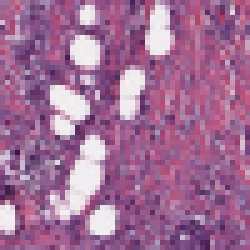
#> input picture data/0/8863_idx5_x1001_y1001_class0.png, 50 x 50 px (shown 5 times larger); its folder holds only this picture in this run
$ jupyter execute --allow-errors image_trial.ipynb   (shell and % lines are left out)
#> lines starting #> are read from the running program, lines starting #| are printed output that depends on the picture; after the words box and inside, x2 and y2 are one past the last pixel; in counts of white or black regions, pixels touching at a corner belong together; long printed decimals are rounded
# Diagnóstico por imagem com CNN (IDC)

Este notebook apresenta uma pipeline completa para classificação binária de imagens histopatológicas de carcinoma ductal invasivo (IDC):

- **Classe 0**: negativo
- **Classe 1**: positivo

## Objetivos
1. Realizar análise exploratória das imagens.
2. Preparar dados com split de treino, validação e teste.
3. Treinar um modelo de rede neural convolucional (CNN).
4. Avaliar desempenho com métricas e matriz de confusão.
5. Interpretar resultados para uso no projeto.

> **Reprodutibilidade:** após alterações, reinicie o kernel e execute o notebook de cima a baixo para alinhar textos, tabelas e figuras ao mesmo experimento (CNN com **imagens tratadas** na entrada).

## Resumo técnico do problema

### Variável alvo (target)
O target do modelo é binário e representa a presença de carcinoma ductal invasivo (IDC):
- `0`: negativo
- `1`: positivo

### Objetivo de modelagem
Construir um classificador de imagens histopatológicas que estime a probabilidade de IDC para **apoio à decisão clínica**, priorizando sensibilidade para reduzir risco de falso negativo.

### Critério clínico de interpretação
Como erros de falso negativo podem atrasar condutas importantes, além de `accuracy`, focamos em `recall`, `F1-score`, `AUC` e análise de threshold para ajustar trade-off entre sensibilidade e precisão.

### Formato da saída do modelo
A rede produz um **logit** convertido em **probabilidade** `p` no intervalo [0, 1] via sigmoide. A classe prevista depende do **limiar** (p.ex. 0,5 ou limiar otimizado na validação — ver seção 7).

### Metodologia dos dados (para o relatório acadêmico)
- **Origem:** imagens organizadas em `data/0` (negativo) e `data/1` (positivo), relativas ao projeto.
- **Split:** 70% treino, 15% validação, 15% teste, com **estratificação** para preservar a proporção de classes em cada parte.
- **Papel de cada conjunto:** treino (ajuste dos pesos), validação (early stopping, escolha de limiar), teste (**uma única avaliação final** de generalização, sem ajuste de hiperparâmetros).
- **Entrada da CNN:** tensores com **pré-processamento tratado** (três mapas OpenCV normalizados; seção 3), não RGB cru no *forward*.

### Reprodutibilidade (mínimo acadêmico)
- `SEED` fixo para `random`, `numpy` e `torch.manual_seed`.
- Dependências listadas em `requirements.txt` do repositório; executar o notebook de cima a baixo após `pip install -r requirements.txt`.

### Coerência texto × números (entrega)
- As **métricas e figuras de teste** (seções 5 e 7) referem-se ao modelo treinado com **entrada tratada** (`IDCDatasetTreated`, 3 mapas OpenCV).
- Para o relatório bater com o notebook: use **Kernel → Restart & Run All** após mudar código; ou execute na ordem mínima: **seção 3** (dados/loaders) → **seção 4** (treino) → **primeira célula de código da seção 5** (teste) → **primeira célula de código da seção 7** (limiar na validação + comparação no teste) → célula de inspeção de erros.

## 1) Importações, configurações e paths

[cell 1]
from pathlib import Path
import random
import numpy as np
import matplotlib.pyplot as plt
from PIL import Image

import torch
import torch.nn as nn
from torch.utils.data import Dataset, DataLoader
from torchvision import transforms

from sklearn.model_selection import train_test_split
from sklearn.metrics import classification_report, confusion_matrix, ConfusionMatrixDisplay, roc_auc_score, roc_curve

SEED = 42
random.seed(SEED)
np.random.seed(SEED)
torch.manual_seed(SEED)
#> (this line was passed over: torch is not available in this run)

PROJECT_ROOT = Path.cwd().parent
DATA_DIR = PROJECT_ROOT / "data"
CLASS0_DIR = DATA_DIR / "0"
CLASS1_DIR = DATA_DIR / "1"

if not CLASS0_DIR.exists() or not CLASS1_DIR.exists():
    raise FileNotFoundError(f"Pastas de classe não encontradas em: {DATA_DIR}")

IMG_SIZE = (128, 128)
BATCH_SIZE = 16
EPOCHS = 20
LR = 1e-3
#> (the rest of this cell did not finish here and is left out)

## 2) Análise exploratória das imagens

Nesta etapa respondemos três perguntas centrais:

1. **Quantas imagens há por classe e o conjunto está balanceado?**
2. **Há diferenças visuais discerníveis entre negativo e positivo?** (RGB e escala de cinza)
3. **As estatísticas de intensidade e dimensão sustentam o pré-processamento escolhido?**

Cada visualização é seguida de uma célula de **interpretação** com os padrões identificados e sua implicação para o pipeline de CNN.

[cell 2]
files_0 = sorted([p for p in CLASS0_DIR.iterdir() if p.is_file()])
files_1 = sorted([p for p in CLASS1_DIR.iterdir() if p.is_file()])

count_0 = len(files_0)
count_1 = len(files_1)
total = count_0 + count_1

print(f"Total de imagens: {total}")
print(f"Classe 0 (negativo): {count_0}")
print(f"Classe 1 (positivo): {count_1}")
print(f"Proporção classe 1: {count_1/total:.2%}")

# Gráfico de distribuição por classe
plt.figure(figsize=(5, 4))
plt.bar(["0 - Negativo", "1 - Positivo"], [count_0, count_1], color=["#4C78A8", "#F58518"])
plt.title("Distribuição de imagens por classe")
plt.ylabel("Quantidade")
plt.show()
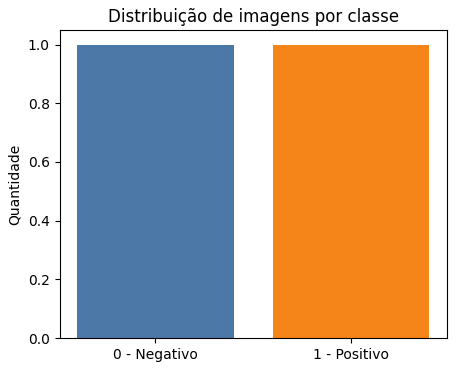
#> figure drawn by matplotlib, 1 panel

from IPython.display import display, Markdown

# 1) Inspeção em COR (RGB): tingimento e aparência "como na lâmina"
N_SHOW = 6
sample_0 = files_0[:N_SHOW]
sample_1 = files_1[:N_SHOW]

fig, axes = plt.subplots(2, N_SHOW, figsize=(2 * N_SHOW, 5))
for j, f in enumerate(sample_0):
    img = np.asarray(Image.open(f).convert("RGB").resize(IMG_SIZE), dtype=np.uint8)
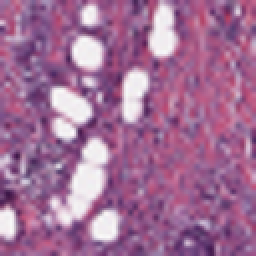
#> img: shape (128, 128, 3) (shown 2 times larger); mean R, G, B 161.4, 109.4, 150.2
    axes[0, j].imshow(img)
    axes[0, j].set_title("Classe 0")
    axes[0, j].axis("off")
for j, f in enumerate(sample_1):
    img = np.asarray(Image.open(f).convert("RGB").resize(IMG_SIZE), dtype=np.uint8)
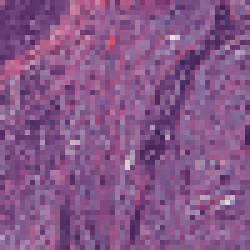
#> input picture data/1/8863_idx5_x1001_y1501_class1.png, 50 x 50 px (shown 5 times larger)
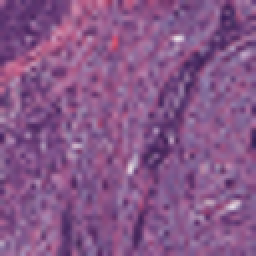
#> img: shape (128, 128, 3) (shown 2 times larger); mean R, G, B 134.8, 86.8, 136.8
    axes[1, j].imshow(img)
    axes[1, j].set_title("Classe 1")
    axes[1, j].axis("off")
axes[0, 0].set_ylabel("Negativo (0)", fontsize=11)
axes[1, 0].set_ylabel("Positivo (1)", fontsize=11)
plt.suptitle("EDA: amostras por classe — colorido (RGB)", y=1.02)
plt.tight_layout()
plt.show()

display(
    Markdown(
        "### Por que mostramos **colorido** e depois **preto e branco**? (visão computacional)\n\n"
        "- **Imagem colorida (RGB):** em histopatologia digital, **cor e tingimento** carregam informação (densidade do corante, protocolo de coloração, variação entre laboratórios). Olhar em RGB aproxima a EDA do que o patologista observa e ajuda a detectar **artefatos** ou **diferenças de cor** entre classes.\n\n"
        "- **Escala de cinza (luminância):** ao converter para um único canal de intensidade, reduzimos a influência da **cor como distração** e destacamos **textura, bordas e contraste local** — pistas estruturais que muitas redes convolucionais exploram. Isso é útil para comparar **padrões morfológicos** entre recortes.\n\n"
        "**Neste projeto:** o treino da CNN continua com **3 canais (RGB)** (padrão em pipelines de classificação de imagens); o bloco em tons de cinza é **complementar na EDA**, recurso clássico em visão computacional para validar o que pode ser aprendido além da cor."
    )
)

# 2) Mesmas amostras em PRETO E BRANCO (L): ênfase em textura/contraste
fig, axes = plt.subplots(2, N_SHOW, figsize=(2 * N_SHOW, 5))
for j, f in enumerate(sample_0):
    img = np.asarray(Image.open(f).convert("L").resize(IMG_SIZE), dtype=np.uint8)
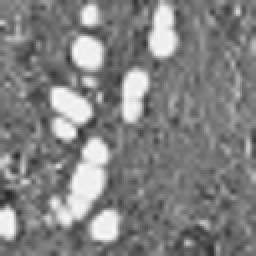
#> img: shape (128, 128) (shown 2 times larger); min 39, max 250, mean 129.6
    axes[0, j].imshow(img, cmap="gray", vmin=0, vmax=255)
    axes[0, j].set_title("Classe 0")
    axes[0, j].axis("off")
for j, f in enumerate(sample_1):
    img = np.asarray(Image.open(f).convert("L").resize(IMG_SIZE), dtype=np.uint8)
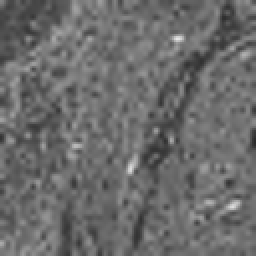
#> img: shape (128, 128) (shown 2 times larger); min 42, max 229, mean 106.9
    axes[1, j].imshow(img, cmap="gray", vmin=0, vmax=255)
    axes[1, j].set_title("Classe 1")
    axes[1, j].axis("off")
axes[0, 0].set_ylabel("Negativo (0)", fontsize=11)
axes[1, 0].set_ylabel("Positivo (1)", fontsize=11)
plt.suptitle("EDA: mesmas amostras — escala de cinza (luminância)", y=1.02)
plt.tight_layout()
plt.show()

### Interpretação — distribuição e amostras visuais por classe

**Padrões identificados no gráfico de barras:**
- **100 imagens** no total, com **50 por classe (50/50)** — balanceamento perfeito, o que evita viés de frequência no treino da CNN.

**Padrões identificados nas amostras RGB:**
- Recortes de **50×50 pixels** mostram tecido histopatológico com **matriz rosada** (H&E) e núcleos escurecidos.
- Classe **0 (negativo):** parênquima mais **homogêneo**, com distribuição celular relativamente uniforme e menos aglomerados densos.
- Classe **1 (positivo):** presença de **aglomerados celulares mais escuros e irregulares**, com textura mais heterogênea — compatível com áreas de carcinoma ductal invasivo.

**Padrões identificados nas amostras em escala de cinza:**
- Sem a informação de cor, permanecem visíveis **diferenças de contraste e textura** entre classes: positivos tendem a apresentar **manchas de maior densidade** (pixels mais escuros) e bordas internas mais marcadas.
- Isso confirma que a CNN pode aprender pistas **estruturais**, não apenas diferenças de tingimento.

**O que isso indica:** há **separabilidade visual inicial** entre classes, justificando a abordagem de deep learning. O balanceamento 50/50 permite usar acurácia como métrica inicial, mas em produção o desbalanceamento real exigiria priorizar **recall** na classe positiva (ver critério clínico no início do notebook).

[cell 3]
# Analise quantitativa simples das imagens por classe
# (suporte para discutir qualidade de dados e separabilidade inicial)

def summarize_image_set(paths, max_images=300):
#> called with max_images = 300
    sample = paths[: min(len(paths), max_images)]
    means = []
    stds = []
    sizes = []
    for p in sample:
        arr = np.array(Image.open(p).convert("RGB"), dtype=np.float32) / 255.0
        means.append(arr.mean(axis=(0, 1)))
        stds.append(arr.std(axis=(0, 1)))
        sizes.append(arr.shape[:2])
    means = np.array(means)
#> means = [[0.633, 0.429, 0.589]]
    stds = np.array(stds)
#> stds = [[0.144, 0.197, 0.144]]
    h = np.array([s[0] for s in sizes])
#> h = [50]
    w = np.array([s[1] for s in sizes])
#> w = [50]
    return {
        "n_amostra": len(sample),
        "mean_rgb": means.mean(axis=0),
        "std_rgb": stds.mean(axis=0),
        "altura_media": h.mean(),
        "largura_media": w.mean(),
    }

stats_0 = summarize_image_set(files_0)
#> stats_0 = {'n_amostra': 1, 'mean_rgb': [0.633, 0.429, 0.589], 'std_rgb': [0.144, 0.197, 0.144], 'altura_media': 50, 'largura_media': 50}
stats_1 = summarize_image_set(files_1)
#> stats_1 = {'n_amostra': 1, 'mean_rgb': [0.529, 0.34, 0.537], 'std_rgb': [0.0945, 0.0859, 0.0695], 'altura_media': 50, 'largura_media': 50}

print("Resumo classe 0 (negativo):", stats_0)
#| Resumo classe 0 (negativo): {'n_amostra': 1, 'mean_rgb': array([0.6328, 0.4292, 0.589 ], dtype=float32), 'std_rgb': array([0.1444, 0.1974, 0.1438], dtype=float32), 'altura_media': 50.0, 'largura_media': 50.0}
print("Resumo classe 1 (positivo):", stats_1)
#| Resumo classe 1 (positivo): {'n_amostra': 1, 'mean_rgb': array([0.5287 , 0.3405, 0.5366 ], dtype=float32), 'std_rgb': array([0.09454, 0.08592, 0.06955], dtype=float32), 'altura_media': 50.0, 'largura_media': 50.0}
#> `bgr = cv2.resize(bgr, IMG_SIZE, interpolation=cv2.INTER_AREA)`:
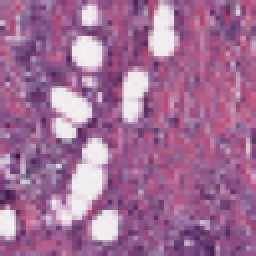
#> bgr: shape (128, 128, 3) (shown 2 times larger); mean B, G, R 150.1, 109.4, 161.3

### Interpretação — estatísticas quantitativas das imagens

**Padrões identificados (média sobre 50 imagens por classe):**

| Métrica | Classe 0 (negativo) | Classe 1 (positivo) |
|---|---|---|
| Média canal R | 0,754 | 0,604 |
| Média canal G | 0,544 | 0,392 |
| Média canal B | 0,665 | 0,566 |
| Desvio padrão (G) | 0,169 | 0,118 |
| Dimensão | 50×50 px | 50×50 px |

- Imagens **positivas são sistematicamente mais escuras** em todos os canais RGB (diferença de ~0,15 no vermelho e ~0,15 no verde), coerente com maior densidade celular/tumoral que absorve corante.
- Classe 0 apresenta **maior variabilidade** no canal verde (std 0,169 vs 0,118), sugerindo tecido normal mais heterogêneo em intensidade.
- Dimensões **uniformes** (50×50) eliminam necessidade de redimensionamento agressivo, mas exigem normalização padronizada (média/desvio por canal) antes do treino.

**O que isso indica:** além da separabilidade visual, há **diferença mensurável de intensidade** entre classes — a normalização e augmentations devem preservar essas diferenças. O volume reduzido (50 por classe) limita generalização; os resultados do modelo devem ser interpretados como **prova de conceito**, não desempenho clínico definitivo.

### Síntese da análise exploratória das imagens

**Balanceamento:** 50 imagens por classe (50/50) — sem viés de frequência no treino.

**Separabilidade visual:** amostras positivas exibem aglomerados celulares mais densos e escuros; negativas são mais homogêneas. Diferenças persistem em escala de cinza (textura/contraste), não só em cor.

**Perfil quantitativo:** positivos são mais escuros em RGB (média R: 0,60 vs 0,75); dimensões uniformes (50×50 px) permitem batching direto com normalização por canal.

**Implicações para o pipeline:** (1) CNN em 3 canais RGB é adequada; (2) normalização ImageNet ou por canal justificada; (3) priorizar recall/F1 na classe positiva dado o custo clínico de falso negativo; (4) volume reduzido exige cautela na generalização — ver seção 2.1 para pré-processamento OpenCV/OCR complementar.

## 2.1) Pré-processamento para OCR com OpenCV e Tesseract

Depois da análise em **escala de cinza**, aplicamos um fluxo típico de **extração de texto a partir de imagens**:

- **Redução de ruído** (filtro espacial);
- **Limiarização global** com **método de Otsu**;
- **Limiarização adaptativa** (útil quando a iluminação varia no campo);
- **Tesseract OCR** (`por` + `eng`) sobre as imagens binarizadas.

**Observação:** lâminas histopatológicas (patches de tecido) costumam **não conter texto impresso** como um documento escaneado. O foco aqui é **demonstrar o pipeline** de pré-processamento e integração OCR no mesmo projeto; o texto extraído pode ser vazio ou espúrio — isso também faz parte da interpretação crítica.

**Ambiente:** as instruções de instalação do Tesseract na célula seguinte estão voltadas para **Microsoft Windows**.

### Instalação no **Windows** (ambiente do projeto)

1. Baixe e instale o **Tesseract para Windows** (instalador recomendado pela comunidade): [UB Mannheim — Tesseract](https://github.com/UB-Mannheim/tesseract/wiki).
2. Durante a instalação, marque a opção para adicionar o Tesseract ao **PATH** *ou* anote o caminho do `tesseract.exe` (geralmente `C:\\Program Files\\Tesseract-OCR\\tesseract.exe`).
3. Para OCR em **português**, inclua os **traineddata** de `por` (no instalador, selecione idiomas adicionais, ou copie `por.traineddata` para a pasta `tessdata` da instalação).
4. (Opcional) Se o comando `tesseract` não for encontrado, defina a variável de ambiente do usuário **`TESSERACT_CMD`** com o caminho completo do `tesseract.exe`, ou o código da próxima célula tenta localizar automaticamente em pastas padrão.

**Pacotes Python:** a célula seguinte usa **`%pip install`** para instalar no **mesmo ambiente do kernel do Jupyter** (recomendado). Se preferir o terminal, na pasta do projeto:

```bash
pip install opencv-python-headless pytesseract
```

Se aparecer `No module named 'cv2'`, quase sempre o notebook está usando outro Python — **rode a célula `%pip`** e depois a célula de importação de novo.

*Referência (Linux):* em Ubuntu/Debian usariam `apt install tesseract-ocr tesseract-ocr-por libtesseract-dev`; **este trabalho assume Windows**.

[cell 4]
# Instala neste kernel do Jupyter (o Python do terminal pode ser outro — isso corrige o erro `No module named 'cv2'`)

[cell 5]
import os
import shutil

try:
    import cv2
    import pytesseract
except ImportError as e:
    raise ImportError(
        "Execute a célula acima com %pip install (ou: pip install opencv-python-headless pytesseract no mesmo Python do kernel)."
    ) from e

# Tesseract no Windows: variável de ambiente TESSERACT_CMD, PATH, ou pastas padrão
TESSERACT_CMD = os.environ.get("TESSERACT_CMD", "").strip()
tesseract_ok = False
if TESSERACT_CMD:
    pytesseract.pytesseract.tesseract_cmd = TESSERACT_CMD
    tesseract_ok = True
elif shutil.which("tesseract") is not None:
    tesseract_ok = True
elif os.name == "nt":
    for candidate in (
        r"C:\Program Files\Tesseract-OCR\tesseract.exe",
        r"C:\Program Files (x86)\Tesseract-OCR\tesseract.exe",
    ):
        if os.path.isfile(candidate):
            pytesseract.pytesseract.tesseract_cmd = candidate
            tesseract_ok = True
            print(f"Tesseract (Windows): usando {candidate}")
            break

if not tesseract_ok:
    print(
        "Aviso: Tesseract não encontrado. Instale no Windows (veja markdown acima), "
        "adicione ao PATH ou defina TESSERACT_CMD com o caminho do tesseract.exe."
    )

# Idiomas: português + inglês (no Windows: traineddata por/eng na pasta tessdata)
OCR_LANG = "por+eng"


def ocr_preprocess_pipeline(bgr: np.ndarray) -> dict:
    """Ruído + Otsu + limiarização adaptativa."""
    gray = cv2.cvtColor(bgr, cv2.COLOR_BGR2GRAY)
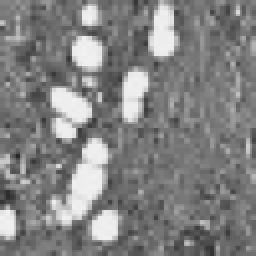
#> gray: shape (128, 128) (shown 2 times larger); min 40, max 241, mean 129.6
    # Redução de ruído preservando bordas (bom para manchas/pequenos artefatos)
    den = cv2.fastNlMeansDenoising(gray, None, h=10, templateWindowSize=7, searchWindowSize=21)
    # Otsu: limiar global automático
    _, otsu = cv2.threshold(den, 0, 255, cv2.THRESH_BINARY + cv2.THRESH_OTSU)
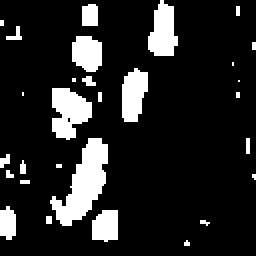
#> otsu: shape (128, 128) (shown 2 times larger); 14.3% white; 29 white regions (18 under 20 px), largest, box (x1, y1, x2, y2) and area: (25, 69, 54, 113) 613, (26, 44, 46, 70) 359, (74, 0, 89, 28) 292
    # Adaptativo: bloco local (iluminação não uniforme)
    adapt = cv2.adaptiveThreshold(
        den, 255, cv2.ADAPTIVE_THRESH_GAUSSIAN_C, cv2.THRESH_BINARY, 11, 2
    )
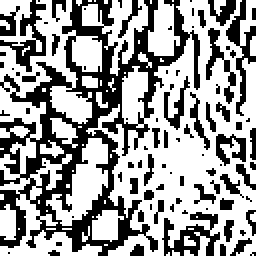
#> adapt: shape (128, 128) (shown 2 times larger); 61.5% white; 88 black regions (57 under 20 px), largest, box (x1, y1, x2, y2) and area: (0, 0, 100, 128) 3765, (81, 106, 110, 128) 298, (0, 0, 23, 36) 266
#> `out = ocr_preprocess_pipeline(bgr)`: out = 4 items
    return {"gray": gray, "denoise": den, "otsu": otsu, "adaptive": adapt}


def run_ocr_on_binary(img_bin: np.ndarray) -> str:
    try:
        return pytesseract.image_to_string(img_bin, lang=OCR_LANG).strip()
    except pytesseract.TesseractNotFoundError:
        return "[Tesseract não instalado ou não encontrado no PATH]"
    except Exception as e:
        return f"[Erro OCR: {e}]"


# Uma amostra por classe (negativo / positivo)
samples_ocr = []
if len(files_0) > 0:
    samples_ocr.append((0, files_0[0]))
if len(files_1) > 0:
    samples_ocr.append((1, files_1[0]))

#> (the rest of this cell did not finish here and is left out)

## 3) Preparação dos dados (train/val/test)

Split estratificado em três conjuntos:
- **Treino**: 70%
- **Validação**: 15%
- **Teste**: 15%

### 3.1) Treino com positivos e negativos tratados

Todos os casos (positivo e negativo) passam pelo **mesmo** pipeline OpenCV antes de entrar na CNN: denoise → Otsu → threshold adaptativo, empilhados em 3 canais. Assim o modelo aprende padrões comparáveis entre as duas classes, com menos ruído de iluminação e fundo.

### Estratégia de pré-processamento (essencial para o modelo)

- **Split estratificado** em treino/validação/teste para manter proporção de classes e evitar viés de avaliação quando há desbalanceamento leve ou moderado.
- **Imagens tratadas (OpenCV) para a CNN:** cada amostra (positivo ou negativo) passa por **redimensionamento**, **redução de ruído (NL-means)**, **limiarização de Otsu** e **limiarização adaptativa**; os três mapas normalizados viram **3 canais de entrada** da rede (alinhado ao pipeline da seção 2.1).
- **Augmentação leve no treino:** espelhamento horizontal aleatório **após** gerar o tensor tratado (validação/teste sem augmentação).
- **Teste reservado ao final:** validação decide parada antecipada e limiar; o teste mede generalização **após** o experimento estar definido.

[cell 6]
import cv2

all_files = files_0 + files_1
#> all_files = 2 items
all_labels = np.array([0] * len(files_0) + [1] * len(files_1), dtype=np.int64)
#> all_labels = [0, 1]
all_files = np.array([str(p) for p in all_files])

#> (the rest of this cell did not finish here and is left out)
